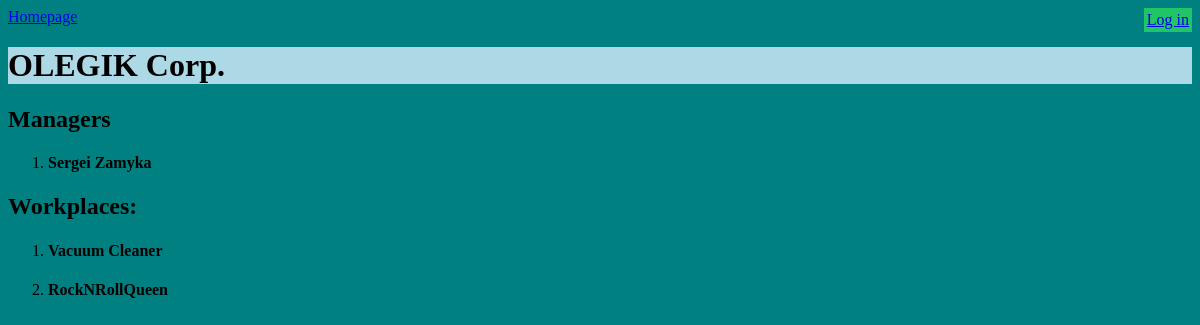
Before: /1 with the older database file.
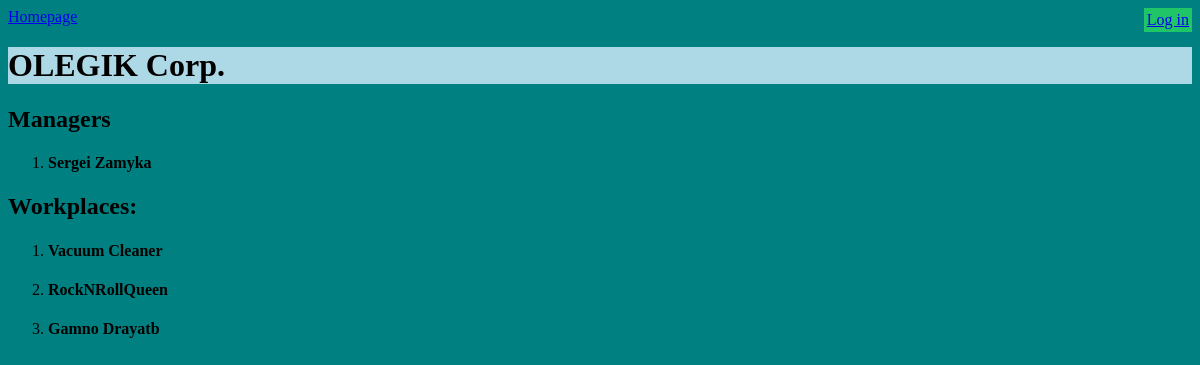
After: the same page with the newer database file.
### polls/models.py (models this page shows, shortened)
class Manager(models.Model):
    name = models.CharField(max_length=200)
    company = models.ForeignKey(Company, on_delete=models.CASCADE)

class Job(models.Model):
    name = models.CharField(max_length=200)
    company = models.ForeignKey(Company, on_delete=models.CASCADE)

### polls/views.py (the view)
# urls.py: path('<int:pk>', views.CompanyDetailsView.as_view(), name='get_details'),
class CompanyDetailsView(generic.DetailView):
    template_name = 'polls/company_details.html'
    model = Company

### polls/templates/polls/company_details.html
{% extends 'polls/base.html' %}
{% load i18n %}
{% block content %}
<h1>{{company.company_name}}</h1>
<h2>{% trans "Managers" %}</h2>
{% if company.manager_set.all %}
	<ol>
		{% for manager in company.manager_set.all %}
		<li><h4>{{ manager.name }}</h4></li>
		{% endfor %}
	</ol>
{% else %}
<p>No details</p>
{% endif %}
<h2>{% trans "Workplaces:" %}</h2>
{% if company.job_set.all %}
	<ol>
		{% for job in company.job_set.all %}
		<li>
			<h4>{{ job.name }}</h4>
		</li>
		{% endfor %}
	</ol>
{% else %}
	<p>{% trans "No details" %}</p>
{% endif %}
{% endblock %}

Changed rows visible on the page:
added Job: name "Gamno Drayatb"
